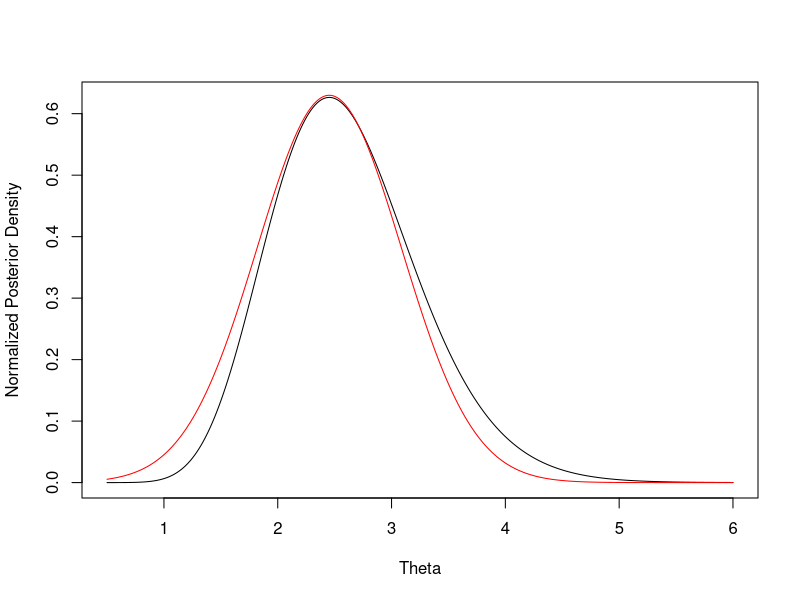

Write R code to recreate this figure. (Note: this script raises an error after producing the figure.)
####1(b)####
x <- c(0.7, 1.1, 0.9, 1.5)
prod(x^4)
n <- 4
(gamma(4+3*4)*2^4)/
  (gamma(4)*(2+sum(1/x))^(4+3*n)*2^n*prod(x^4))

thetaHat <- (3*n+3)/(2+sum(1/x))
term1 <- 3*n*log(thetaHat) - thetaHat*sum(1/x) - n*log(2) -
  4*sum(log(x))
a <- 4
b <- 2
therm2 <- a*log(b) + 3*log(thetaHat) - 2*thetaHat - 
  log(gamma(a))
term3 <- log(thetaHat^2/(3*n+3))/2
exp(term1+therm2+term3+(log(2*pi)/2))

####1(d)####
logPostFn <- function(theta, x){
  n <- length(x)
  logLik <- 3*n*log(theta) - theta*sum(1/x)
  logPrior <- 3*log(theta) - 2*theta
  return(logLik + logPrior)
}
x <- c(0.7, 1.1, 0.9, 1.5)
thetaGrid <- seq(0.5, 6, 0.01)
postThetaUnnorm <- exp(logPostFn(thetaGrid, x))
postThetaNorm <- postThetaUnnorm/(0.01*sum(postThetaUnnorm))

f <- approxfun(thetaGrid, postThetaNorm)
tot_area <- integrate(f, min(thetaGrid), max(thetaGrid))
print(paste("CDF:", tot_area$value))

plot(thetaGrid, postThetaNorm, type = 'l', 
     xlab = 'Theta'
     ,ylab = 'Normalized Posterior Density')

####1(e)####
initVal <- 0.1
OptimRes <- optim(initVal,
                  logPostFn, lower=0.1, 
                  gr=NULL, x,
                  method=c("L-BFGS-B"),
                  control=list(fnscale=-1),#Maximize log posterior
                  hessian=TRUE)#Returns the hessian
normApproxThetaDensity <- dnorm(thetaGrid,
                                mean = OptimRes$par,
                                sd = sqrt(solve(-OptimRes$hessian)))
lines(thetaGrid, normApproxThetaDensity, col = 'red')


####2(a)####
#Simulate 20000 draws from the joint posterior
mu_0 <- as.vector(rep(0, 3))
Sigma_0 <- 100*diag(3) 
nIter <- 20000
postBetaMat <- (BayesLogitReg(y, X, mu_0, Sigma_0, nIter))$betaSample
#Compute a 95% equal tail credible interval for β1
quantile(postBetaMat[,2], probs = c(0.025, 0.975))
#     2.5%      97.5% 
#0.01351641 0.18288872 

####2(b)####
#Compute the joint posterior probability that both β1 > 0 and β2 > 0.
mean((postBetaMat[,2] > 0) & (postBetaMat[,3] > 0))#0.9204

####2(c)####
x1 <- 5
x2 <- 1
newX <- matrix(c(1, x1, x2), nrow = 3)
linPred <- postBetaMat %*% newX
p <- exp(linPred)/(1+exp(linPred))
#Odds of not repairing the bridge
pOdds <- (1-p)/p
hist(pOdds)


####2(d)####
x1 <- seq(min(X[,2]), max(X[,2]), 0.1)
x2 <- rep(0, length(x1))
const <- rep(1, length(x1))
newX <- cbind(const, x1, x2)
linPred <- postBetaMat %*% t(newX)
pMat <- exp(linPred)/(1+exp(linPred))
pInt <- apply(pMat, 2,
      function(x) quantile(x, probs = c(0.025, 0.975)))
plot(x1, pInt[1,], type = 'l', ylim = c(0,1))
lines(x1, pInt[2,], type = 'l')


####2(e)####
x1 <- 40
x2 <- 1
newX <- matrix(c(1, x1, x2), nrow = 3)
linPred <- postBetaMat %*% newX
p <- exp(linPred)/(1+exp(linPred))
hist(p)
mean(p>0.5)#0.1621

beta(28,22)/beta(39,22)
